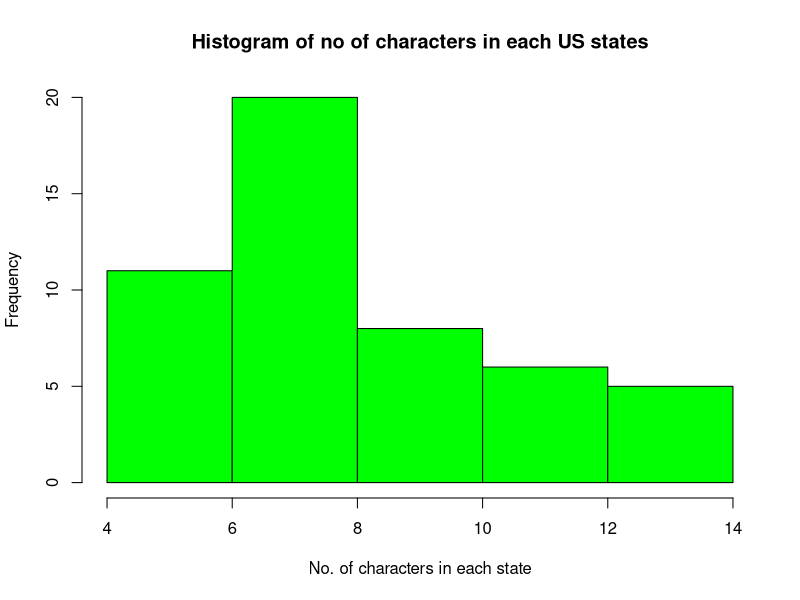

Here is the R script that generated this plot:
#Assignment 2.5 - Session 2

#Q1:
#States = rownames(USArrests)
#Get states names with 'w'.
#Get states names with 'W'.

#Solution 1:
States = rownames(USArrests)
States

#for w
grep("w",rownames(USArrests))
a<-grep("w",States)
States[a]

#for W
grep("W",rownames(USArrests))
b<-grep("W",States)
States[b]

#Q2: Prepare a Histogram of the number of characters in each US state.

#Solution 2:
nochars <- c(0)
for(i in 1:50){
  sts <- States[i]
  len <- nchar(sts)
  nochars <- c(nochars,len)
  
}
 #hist() function for histogram
hist(nochars[2:51],xlab="No. of characters in each state",col = "green", main = "Histogram of no of characters in each US states")
